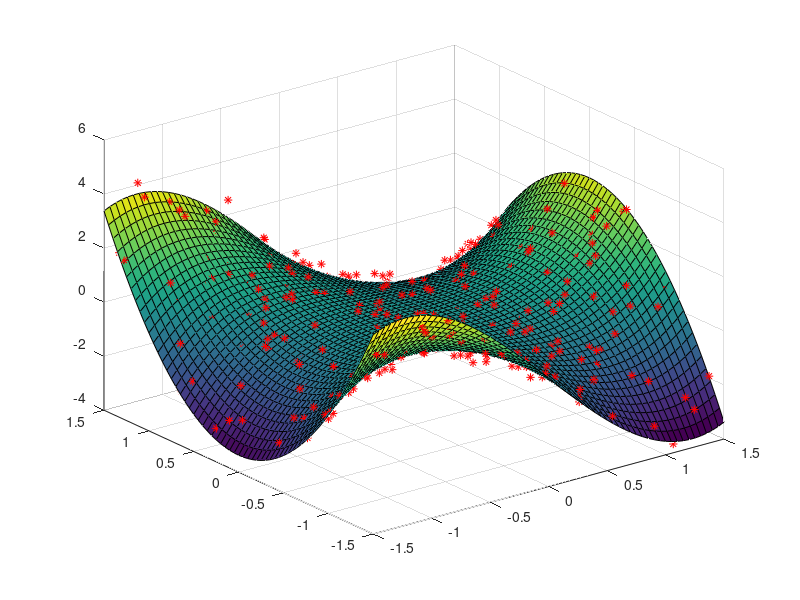

The MATLAB script that drew this image: (Note: this script raises an error after producing the figure.)
%% PARAMETRI DI INIT
clc; clear all;
close all;
addpath('functs')

% FUNZIONI
f = @(x,y)1*x.^3 - 2*x.*y.^2; % Sella
% f = @(x,y)10*x.*exp(-x.^2-y.^2);
% f = @(x,y)2*sin(pi*x) + 2*cos(pi*y); % dossi
% f = @(X,Y) pi*Y.*sin(pi*X) - pi*X.*cos(pi*Y);

nPoints = 400;		% numero campioni per training
sigma = 0.2;		% Sigma rumore sul campionamento

nSet = 2;			% numero di fuzzy set in cui suddividere un ingresso
etaa = 0.001;		% learning rate backprop
etab = 0.001;
etac = 0.0005;

lambda = 0.5e2;		% parametro inizializzazione min quadrati ricorsivi
nit = 100;			% numero iterazioni massime
er_stop = 0.1;		% MSE di stop
deltae_stp = 1e-4;	% Delta Errore di stop

%% Plot funzione
[x, y] = meshgrid(-1.5:0.05:1.5);
np = size(x,1)^2;

Xt = (rand(nPoints,1)-0.5)*3;
Yt = (rand(nPoints,1)-0.5)*3;
pts = f(Xt,Yt) + sigma*randn([nPoints,1]);


figure(1)

surf(x,y,f(x,y),f(x,y))
hold on
plot3(Xt, Yt, pts,'r*')

grid on

%% Init ANFIS
nIn = 2;		%n di ingressi
in = [-1.5:0.05:1.5; -1.5:0.05:1.5]';
nRules = nSet^(nIn);

% Parametri globali per ogni ingresso
inMax = [max(x,[],'all') max(y,[],'all')];
inMin = [min(x,[],'all') min(y,[],'all')];
deltaIn = 1/(nSet-1) * (inMax - inMin);

% Parametri di ogni fuzzy set
a = 0.5*repmat(deltaIn,[nSet 1]);	% metà della larghezza del set
b = 2*repmat(deltaIn,[nSet 1]);		% pendenza, con a==b ho pendenza 2
c = zeros(nSet, nIn);				% centro della campana

inSet = cell(nSet,nIn);

for j = 1:nIn
	figure(j+1); hold on; grid on
	for i = 1:nSet
		c(i,j) = inMin(j) + (i-1)*deltaIn(j);
		inSet{i,j} = @(t)bellf(t,a(i,j),b(i,j),c(i,j));
		plot(in(:,j), arrayfun( inSet{i,j},in(:,j)));
	end
	title(['Fuzzy set per ingresso ' num2str(j)])
end
prem_param = [a b c];


%Funzione retta, 2 ingressi x e y, parametri p,q,r
p = 0.5*rand(nRules,1);
q = 0.5*rand(nRules,1);
r = 0.5*rand(nRules,1);
cons_param = [p q r];

%% Training e valutazione
close all
training;
plot3(Xt, Yt, pts,'r*');



